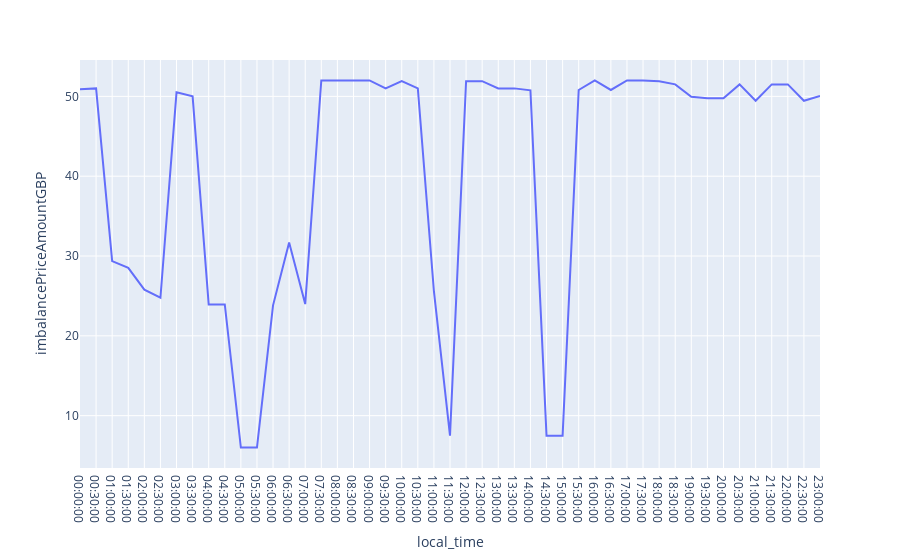

Here is the notebook cell this chart was saved with:
### Code cell
#https://plotly.com/python/time-series/
import plotly.express as px

df = px.data.stocks()

fig = px.line(df_B1770, x= 'local_time', y= 'imbalancePriceAmountGBP')
fig2 = px.line(df_B1770, x= 'local_datetime',y='imbalancePriceAmountGBP')
fig.show()

### Figure 1 — Plotly figure (JSON) as saved in the notebook; plotly's stock layout.template omitted (floating-point values rounded to 4 significant figures)
{"data": [{"hovertemplate": "local_time=%{x}<br>imbalancePriceAmountGBP=%{y}<extra></extra>", "legendgroup": "", "line": {"color": "#636efa", "dash": "solid"}, "marker": {"symbol": "circle"}, "mode": "lines", "name": "", "orientation": "v", "showlegend": false, "type": "scatter", "x": ["00:00:00", "00:00:00", "00:30:00", "00:30:00", "01:00:00", "01:00:00", "01:30:00", "01:30:00", "02:00:00", "02:00:00", "02:30:00", "02:30:00", "03:00:00", "03:00:00", "03:30:00", "03:30:00", "04:00:00", "04:00:00", "04:30:00", "04:30:00", "05:00:00", "05:00:00", "05:30:00", "05:30:00", "06:00:00", "06:00:00", "06:30:00", "06:30:00", "07:00:00", "07:00:00", "07:30:00", "07:30:00", "08:00:00", "08:00:00", "08:30:00", "08:30:00", "09:00:00", "09:00:00", "09:30:00", "09:30:00", "10:00:00", "10:00:00", "10:30:00", "10:30:00", "11:00:00", "11:00:00", "11:30:00", "11:30:00", "12:00:00", "12:00:00", "12:30:00", "12:30:00", "13:00:00", "13:00:00", "13:30:00", "13:30:00", "14:00:00", "14:00:00", "14:30:00", "14:30:00", "15:00:00", "15:00:00", "15:30:00", "15:30:00", "16:00:00", "16:00:00", "16:30:00", "16:30:00", "17:00:00", "17:00:00", "17:30:00", "17:30:00", "18:00:00", "18:00:00", "18:30:00", "18:30:00", "19:00:00", "19:00:00", "19:30:00", "19:30:00", "20:00:00", "20:00:00", "20:30:00", "20:30:00", "21:00:00", "21:00:00", "21:30:00", "21:30:00", "22:00:00", "22:00:00", "22:30:00", "22:30:00", "23:00:00", "23:00:00"], "xaxis": "x", "y": [50.9, 50.9, 51, 51, 29.37, 29.37, 28.52, 28.52, 25.78, 25.78, 24.77, 24.77, 50.5, 50.5, 50, 50, 23.93, 23.93, 23.93, 23.93, 6, 6, 6, 6, 23.82, 23.82, 31.69, 31.69, 23.98, 23.98, 52, 52, 52, 52, 52, 52, 52, 52, 51, 51, 51.9, 51.9, 51, 51, 25.59, 25.59, 7.5, 7.5, 51.9, 51.9, 51.9, 51.9, 51, 51, 51, 51, 50.75, 50.75, 7.5, 7.5, 7.5, 7.5, 50.8, 50.8, 52, 52, 50.8, 50.8, 52, 52, 52, 52, 51.9, 51.9, 51.5, 51.5, 49.95, 49.95, 49.75, 49.75, 49.75, 49.75, 51.5, 51.5, 49.45, 49.45, 51.5, 51.5, 51.5, 51.5, 49.45, 49.45, 50.05, 50.05], "yaxis": "y"}], "layout": {"legend": {"tracegroupgap": 0}, "margin": {"t": 60}, "xaxis": {"anchor": "y", "domain": [0, 1], "title": {"text": "local_time"}}, "yaxis": {"anchor": "x", "domain": [0, 1], "title": {"text": "imbalancePriceAmountGBP"}}}}
